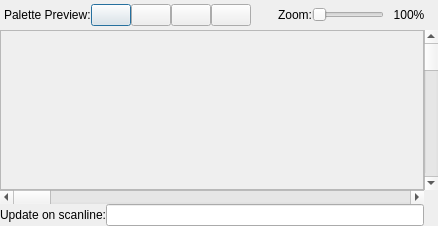
<?xml version="1.0" encoding="UTF-8"?>
<ui version="4.0">
 <class>CHRROMDisplayDialog</class>
 <widget class="QDialog" name="CHRROMDisplayDialog">
  <property name="geometry">
   <rect>
    <x>0</x>
    <y>0</y>
    <width>438</width>
    <height>226</height>
   </rect>
  </property>
  <property name="windowTitle">
   <string>Dialog</string>
  </property>
  <layout class="QGridLayout" name="gridLayout">
   <property name="margin">
    <number>0</number>
   </property>
   <property name="spacing">
    <number>0</number>
   </property>
   <item row="2" column="0" colspan="2">
    <widget class="QScrollBar" name="horizontalScrollBar">
     <property name="orientation">
      <enum>Qt::Horizontal</enum>
     </property>
    </widget>
   </item>
   <item row="1" column="0" colspan="2">
    <widget class="QFrame" name="frame">
     <property name="sizePolicy">
      <sizepolicy hsizetype="Preferred" vsizetype="Expanding">
       <horstretch>0</horstretch>
       <verstretch>0</verstretch>
      </sizepolicy>
     </property>
     <property name="frameShape">
      <enum>QFrame::StyledPanel</enum>
     </property>
     <property name="frameShadow">
      <enum>QFrame::Sunken</enum>
     </property>
     <layout class="QGridLayout" name="gridLayout_2">
      <property name="margin">
       <number>0</number>
      </property>
      <property name="spacing">
       <number>0</number>
      </property>
     </layout>
    </widget>
   </item>
   <item row="0" column="0" colspan="3">
    <layout class="QHBoxLayout" name="horizontalLayout">
     <property name="margin">
      <number>4</number>
     </property>
     <item>
      <widget class="QLabel" name="label">
       <property name="text">
        <string>Palette Preview:</string>
       </property>
      </widget>
     </item>
     <item>
      <widget class="QtColorPicker" name="col0PushButton">
       <property name="sizePolicy">
        <sizepolicy hsizetype="Fixed" vsizetype="Fixed">
         <horstretch>0</horstretch>
         <verstretch>0</verstretch>
        </sizepolicy>
       </property>
       <property name="maximumSize">
        <size>
         <width>60</width>
         <height>16777215</height>
        </size>
       </property>
       <property name="text">
        <string/>
       </property>
      </widget>
     </item>
     <item>
      <widget class="QtColorPicker" name="col1PushButton">
       <property name="sizePolicy">
        <sizepolicy hsizetype="Fixed" vsizetype="Fixed">
         <horstretch>0</horstretch>
         <verstretch>0</verstretch>
        </sizepolicy>
       </property>
       <property name="maximumSize">
        <size>
         <width>60</width>
         <height>16777215</height>
        </size>
       </property>
       <property name="text">
        <string/>
       </property>
      </widget>
     </item>
     <item>
      <widget class="QtColorPicker" name="col2PushButton">
       <property name="sizePolicy">
        <sizepolicy hsizetype="Fixed" vsizetype="Fixed">
         <horstretch>0</horstretch>
         <verstretch>0</verstretch>
        </sizepolicy>
       </property>
       <property name="maximumSize">
        <size>
         <width>60</width>
         <height>16777215</height>
        </size>
       </property>
       <property name="text">
        <string/>
       </property>
      </widget>
     </item>
     <item>
      <widget class="QtColorPicker" name="col3PushButton">
       <property name="sizePolicy">
        <sizepolicy hsizetype="Fixed" vsizetype="Fixed">
         <horstretch>0</horstretch>
         <verstretch>0</verstretch>
        </sizepolicy>
       </property>
       <property name="maximumSize">
        <size>
         <width>60</width>
         <height>16777215</height>
        </size>
       </property>
       <property name="text">
        <string/>
       </property>
      </widget>
     </item>
     <item>
      <spacer name="horizontalSpacer">
       <property name="orientation">
        <enum>Qt::Horizontal</enum>
       </property>
       <property name="sizeHint" stdset="0">
        <size>
         <width>40</width>
         <height>20</height>
        </size>
       </property>
      </spacer>
     </item>
     <item>
      <widget class="QLabel" name="label_2">
       <property name="text">
        <string>Zoom:</string>
       </property>
      </widget>
     </item>
     <item>
      <widget class="QSlider" name="zoomSlider">
       <property name="minimum">
        <number>100</number>
       </property>
       <property name="maximum">
        <number>1000</number>
       </property>
       <property name="pageStep">
        <number>100</number>
       </property>
       <property name="orientation">
        <enum>Qt::Horizontal</enum>
       </property>
       <property name="invertedAppearance">
        <bool>false</bool>
       </property>
       <property name="invertedControls">
        <bool>false</bool>
       </property>
      </widget>
     </item>
     <item>
      <widget class="QLabel" name="zoomValueLabel">
       <property name="sizePolicy">
        <sizepolicy hsizetype="Fixed" vsizetype="Preferred">
         <horstretch>0</horstretch>
         <verstretch>0</verstretch>
        </sizepolicy>
       </property>
       <property name="minimumSize">
        <size>
         <width>50</width>
         <height>0</height>
        </size>
       </property>
       <property name="maximumSize">
        <size>
         <width>50</width>
         <height>16777215</height>
        </size>
       </property>
       <property name="text">
        <string>100%</string>
       </property>
       <property name="alignment">
        <set>Qt::AlignCenter</set>
       </property>
      </widget>
     </item>
    </layout>
   </item>
   <item row="1" column="2">
    <widget class="QScrollBar" name="verticalScrollBar">
     <property name="orientation">
      <enum>Qt::Vertical</enum>
     </property>
    </widget>
   </item>
   <item row="3" column="1">
    <widget class="QLineEdit" name="updateScanline"/>
   </item>
   <item row="3" column="0">
    <widget class="QLabel" name="label_3">
     <property name="text">
      <string>Update on scanline:</string>
     </property>
    </widget>
   </item>
  </layout>
 </widget>
 <customwidgets>
  <customwidget>
   <class>QtColorPicker</class>
   <extends>QPushButton</extends>
   <header location="global">qtcolorpicker.h</header>
  </customwidget>
 </customwidgets>
 <resources/>
 <connections/>
</ui>
